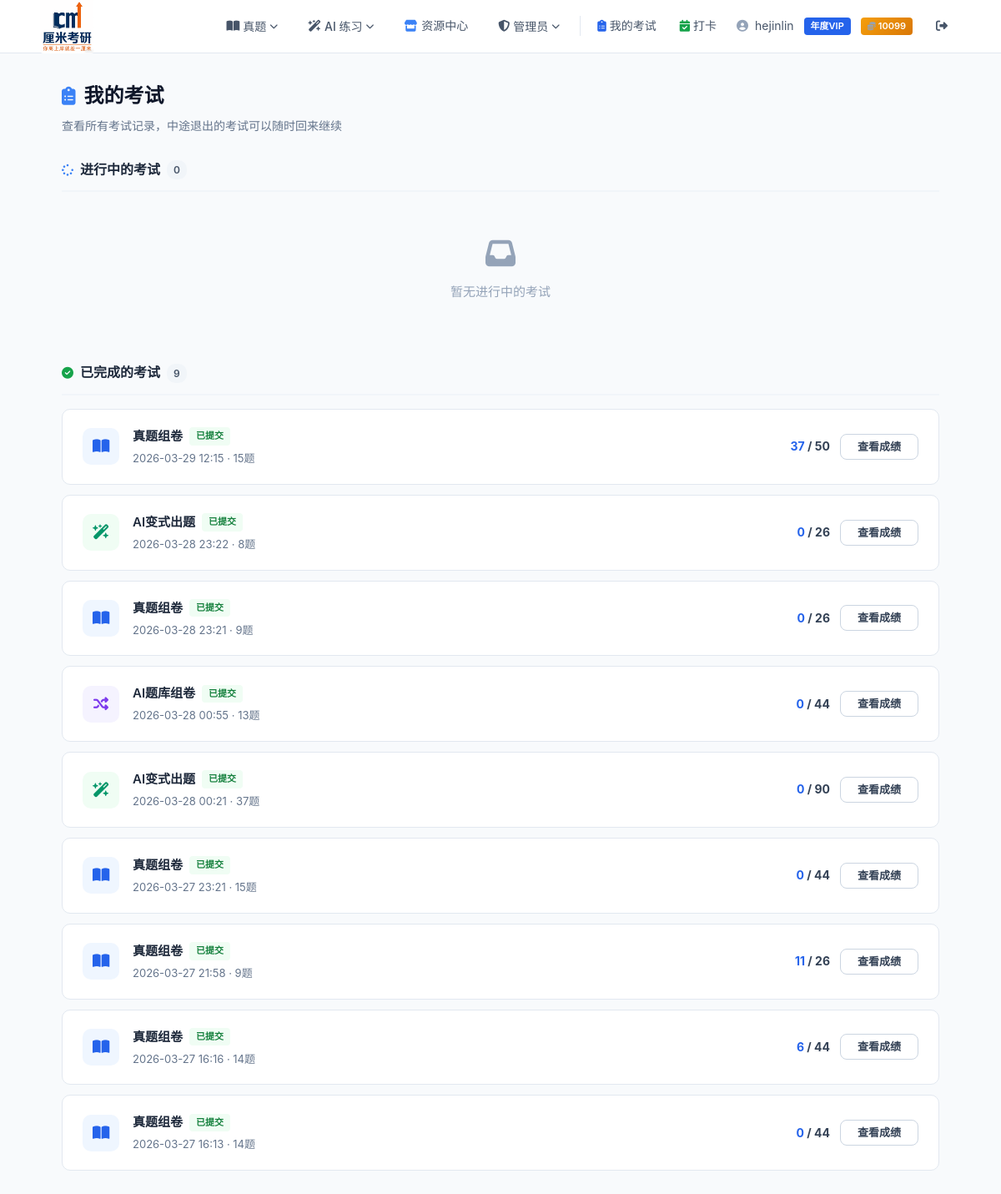
The app's page /my-exams/ (signed in) with its own data.
### user/models.py (models this page shows, shortened)
class User(AbstractUser):
    VIP_CHOICES = [
        (0, "普通用户"),
        (1, "月度VIP"),
        (2, "季度VIP"),
        (3, "年度VIP"),
    ]
    vip_level = models.IntegerField(choices=VIP_CHOICES, default=0, verbose_name="VIP等级")
    vip_start_date = models.DateTimeField(null=True, blank=True, verbose_name="VIP开通时间")
    vip_expire_date = models.DateTimeField(null=True, blank=True, verbose_name="VIP过期时间")
    email_verified = models.BooleanField(default=False, verbose_name="邮箱已验证")
    email_token = models.UUIDField(null=True, blank=True, verbose_name="验证令牌")
    coins = models.IntegerField(default=0, verbose_name="站内点数")
    class Meta:
        verbose_name = "用户"
        verbose_name_plural = "用户"
    def is_vip(self):
        if self.vip_level == 0:
            return False
        if self.vip_expire_date is None:
            return False
        from django.utils import timezone
        return self.vip_expire_date > timezone.now()

### zu_juan/models.py (models this page shows, shortened)
class Exam(models.Model):
    STATUS_CHOICES = [
        ("preview", "预览中"),
        ("taking", "作答中"),
        ("submitted", "已提交"),
    ]
    user = models.ForeignKey(settings.AUTH_USER_MODEL, on_delete=models.CASCADE, verbose_name="用户")
    created_at = models.DateTimeField(auto_now_add=True, verbose_name="创建时间")
    status = models.CharField(max_length=10, choices=STATUS_CHOICES, default="preview", verbose_name="状态")
    duration_seconds = models.IntegerField(default=0, verbose_name="作答时长(秒)")
    score = models.IntegerField(default=0, verbose_name="客观题得分")
    total_objective_score = models.IntegerField(default=0, verbose_name="客观题总分")
    choice_count = models.IntegerField(default=0, verbose_name="选择题数量")
    fill_count = models.IntegerField(default=0, verbose_name="填空题数量")
    judge_count = models.IntegerField(default=0, verbose_name="判断题数量")
    short_count = models.IntegerField(default=0, verbose_name="简答题数量")
    calc_count = models.IntegerField(default=0, verbose_name="计算题数量")
    draw_count = models.IntegerField(default=0, verbose_name="画图题数量")
    class Meta:
        verbose_name = "试卷"
        verbose_name_plural = "试卷"
        ordering = ["-created_at"]

### ai_test/models.py (models this page shows, shortened)
class AIExam(models.Model):
    STATUS_CHOICES = [
        ("pending", "生成中"),
        ("completed", "待练习"),
        ("taking", "作答中"),
        ("submitted", "已提交"),
    ]
    user = models.ForeignKey(settings.AUTH_USER_MODEL, on_delete=models.CASCADE, verbose_name="用户")
    subject = models.ForeignKey("kaoyan_app.Subject", on_delete=models.CASCADE, verbose_name="专业课")
    status = models.CharField(max_length=20, choices=STATUS_CHOICES, default="pending", verbose_name="状态")
    task_id = models.CharField(max_length=100, null=True, blank=True, verbose_name="异步任务ID")
    created_at = models.DateTimeField(auto_now_add=True, verbose_name="创建时间")
    completed_at = models.DateTimeField(null=True, blank=True, verbose_name="生成完成时间")
    started_at = models.DateTimeField(null=True, blank=True, verbose_name="开始作答时间")
    duration_seconds = models.IntegerField(default=0, verbose_name="作答时长(秒)")
    score = models.IntegerField(default=0, verbose_name="客观题得分")
    total_objective_score = models.IntegerField(default=0, verbose_name="客观题总分")
    choice_count = models.IntegerField(default=0, verbose_name="选择题数量")
    fill_count = models.IntegerField(default=0, verbose_name="填空题数量")
    judge_count = models.IntegerField(default=0, verbose_name="判断题数量")
    short_count = models.IntegerField(default=0, verbose_name="简答题数量")
    calc_count = models.IntegerField(default=0, verbose_name="计算题数量")
    draw_count = models.IntegerField(default=0, verbose_name="画图题数量")
    class Meta:
        verbose_name = "AI智能试卷"
        verbose_name_plural = "AI智能试卷"
        ordering = ["-created_at"]

class AIPracticeExam(models.Model):
    STATUS_CHOICES = [
        ("preview", "预览中"),
        ("taking", "作答中"),
        ("submitted", "已提交"),
    ]
    user = models.ForeignKey(settings.AUTH_USER_MODEL, on_delete=models.CASCADE, verbose_name="用户")
    created_at = models.DateTimeField(auto_now_add=True, verbose_name="创建时间")
    status = models.CharField(max_length=10, choices=STATUS_CHOICES, default="preview", verbose_name="状态")
    duration_seconds = models.IntegerField(default=0, verbose_name="作答时长(秒)")
    score = models.IntegerField(default=0, verbose_name="客观题得分")
    total_objective_score = models.IntegerField(default=0, verbose_name="客观题总分")
    choice_count = models.IntegerField(default=0, verbose_name="选择题数量")
    fill_count = models.IntegerField(default=0, verbose_name="填空题数量")
    judge_count = models.IntegerField(default=0, verbose_name="判断题数量")
    short_count = models.IntegerField(default=0, verbose_name="简答题数量")
    calc_count = models.IntegerField(default=0, verbose_name="计算题数量")
    draw_count = models.IntegerField(default=0, verbose_name="画图题数量")
    class Meta:
        verbose_name = "AI题库练习卷"
        verbose_name_plural = "AI题库练习卷"
        ordering = ["-created_at"]

### user/views.py (the view)
# urls.py: path("my-exams/", views.my_exams, name="my_exams"),
@login_required
def my_exams(request):
    from zu_juan.models import Exam
    from ai_test.models import AIPracticeExam, AIExam
    user = request.user
    exams = []
    for e in Exam.objects.filter(user=user).order_by("-created_at"):
        q_count = e.questions.count()
        answered = e.questions.exclude(user_answer__isnull=True).exclude(user_answer__exact="").count()
        exams.append({
            "type": "真题组卷",
            "type_icon": "fa-book-open",
            "type_color": "var(--blue-600)",
            "type_bg": "var(--blue-50)",
            "id": e.id,
            "created_at": e.created_at,
            "status": e.status,
            "status_label": dict(Exam.STATUS_CHOICES).get(e.status, e.status),
            "q_count": q_count,
            "answered": answered,
            "score": e.score,
            "total_score": e.total_objective_score,
            "resume_url": f"/exam/take/{e.id}/" if e.status == "taking" else (
                f"/exam/preview/{e.id}/" if e.status == "preview" else f"/exam/result/{e.id}/"),
            "resume_label": "继续作答" if e.status == "taking" else (
                "开始考试" if e.status == "preview" else "查看成绩"),
        })
    for e in AIPracticeExam.objects.filter(user=user).order_by("-created_at"):
        q_count = e.questions.count()
        answered = e.questions.exclude(user_answer__isnull=True).exclude(user_answer__exact="").count()
        exams.append({
            "type": "AI题库组卷",
            "type_icon": "fa-shuffle",
            "type_color": "#7c3aed",
            "type_bg": "#f5f3ff",
            "id": e.id,
            "created_at": e.created_at,
            "status": e.status,
            "status_label": dict(AIPracticeExam.STATUS_CHOICES).get(e.status, e.status),
            "q_count": q_count,
            "answered": answered,
            "score": e.score,
            "total_score": e.total_objective_score,
            "resume_url": f"/ai-test/practice/{e.id}/take/" if e.status == "taking" else (
                f"/ai-test/practice/{e.id}/preview/" if e.status == "preview" else f"/ai-test/practice/{e.id}/result/"),
            "resume_label": "继续作答" if e.status == "taking" else (
                "开始考试" if e.status == "preview" else "查看成绩"),
        })
    for e in AIExam.objects.filter(user=user).order_by("-created_at"):
        q_count = e.questions.count()
        answered = e.questions.exclude(user_answer__isnull=True).exclude(user_answer__exact="").count()
        if e.status == "pending":
            resume_url = None
            resume_label = "生成中..."
        elif e.status == "completed":
            resume_url = f"/ai-test/take/{e.id}/"
            resume_label = "开始练习"
        elif e.status == "taking":
            resume_url = f"/ai-test/take/{e.id}/"
            resume_label = "继续作答"
        else:  # submitted
            resume_url = f"/ai-test/result/{e.id}/"
            resume_label = "查看成绩"
        exams.append({
            "type": "AI变式出题",
            "type_icon": "fa-wand-magic-sparkles",
            "type_color": "#059669",
            "type_bg": "#f0fdf4",
            "id": e.id,
            "created_at": e.created_at,
            "status": e.status,
            "status_label": dict(AIExam.STATUS_CHOICES).get(e.status, e.status),
            "q_count": q_count,
            "answered": answered,
            "score": e.score,
            "total_score": e.total_objective_score,
            "resume_url": resume_url,
            "resume_label": resume_label,
        })
    exams.sort(key=lambda x: x["created_at"], reverse=True)
    in_progress = [e for e in exams if e["status"] in ("taking", "preview", "pending")]
    completed = [e for e in exams if e["status"] in ("submitted", "completed")]
    return render(request, "user/my_exams.html", {
        "in_progress": in_progress,
        "completed": completed,
        "has_active": any(e["status"] == "taking" for e in in_progress),
    })

### user/templates/user/my_exams.html (shortened to what this page needs)
{% extends "user/base.html" %}
{% block content %}
<div class="page-header">
    <div class="page-title"><i class="fa-solid fa-clipboard-list"></i> 我的考试</div>
    <p class="page-subtitle">查看所有考试记录，中途退出的考试可以随时回来继续</p>
</div>
<div class="exam-section">
    <div class="exam-section-title">
        <i class="fa-solid fa-spinner" style="color:var(--blue-500);"></i>
        进行中的考试
        <span class="count">{{ in_progress|length }}</span>
    </div>
    {% if in_progress %}
        {% for e in in_progress %}
        <div class="exam-card">
            <div class="ec-left">
                <div class="ec-type-icon" style="background:{{ e.type_bg }};color:{{ e.type_color }};">
                    <i class="fa-solid {{ e.type_icon }}"></i>
                </div>
                <div class="ec-info">
                    <h4>
                        {{ e.type }}
                        <span class="status-badge status-{{ e.status }}">
                            {% if e.status == "taking" %}<span class="pulsing-dot"></span>{% endif %}
                            {{ e.status_label }}
                        </span>
                    </h4>
                    <p>{{ e.created_at|date:"Y-m-d H:i" }} · {{ e.q_count }}题{% if e.answered is not None %} · 已答{{ e.answered }}题{% endif %}</p>
                </div>
            </div>
            <div class="ec-right">
                {% if e.resume_url %}
                <a href="{{ e.resume_url }}" class="btn btn-primary" style="padding:8px 20px;font-size:13px;">
                    {% if e.status == "taking" %}<i class="fa-solid fa-play"></i>{% endif %}
                    {{ e.resume_label }}
                </a>
                {% else %}
                <span class="btn btn-outline" style="padding:8px 20px;font-size:13px;opacity:0.6;cursor:default;">
                    <i class="fa-solid fa-clock"></i> {{ e.resume_label }}
                </span>
                {% endif %}
            </div>
        </div>
        {% endfor %}
    {% else %}
        <div class="empty-state" style="padding:40px;">
            <i class="fa-solid fa-inbox" style="font-size:36px;"></i>
            <p>暂无进行中的考试</p>
        </div>
    {% endif %}
</div>
<div class="exam-section">
    <div class="exam-section-title">
        <i class="fa-solid fa-circle-check" style="color:#16a34a;"></i>
        已完成的考试
        <span class="count">{{ completed|length }}</span>
    </div>
    {% if completed %}
        {% for e in completed %}
        <div class="exam-card">
            <div class="ec-left">
                <div class="ec-type-icon" style="background:{{ e.type_bg }};color:{{ e.type_color }};">
                    <i class="fa-solid {{ e.type_icon }}"></i>
                </div>
                <div class="ec-info">
                    <h4>
                        {{ e.type }}
                        <span class="status-badge status-{{ e.status }}">{{ e.status_label }}</span>
                    </h4>
                    <p>{{ e.created_at|date:"Y-m-d H:i" }} · {{ e.q_count }}题</p>
                </div>
            </div>
            <div class="ec-right">
                {% if e.score is not None %}
                <div class="ec-score"><span>{{ e.score }}</span> / {{ e.total_score }}</div>
                {% endif %}
                {% if e.resume_url %}
                <a href="{{ e.resume_url }}" class="btn btn-outline" style="padding:8px 20px;font-size:13px;">
                    {{ e.resume_label }}
                </a>
                {% endif %}
            </div>
        </div>
        {% endfor %}
    {% else %}
        <div class="empty-state" style="padding:40px;">
            <i class="fa-solid fa-inbox" style="font-size:36px;"></i>
            <p>暂无已完成的考试</p>
        </div>
    {% endif %}
</div>
{% endblock %}

### user/templates/user/base.html (shortened to what this page needs)
{% load static %}
<!DOCTYPE html>
<html lang="zh-CN">
<head>
    <link rel="stylesheet" href="https://cdnjs.cloudflare.com/ajax/libs/font-awesome/6.5.1/css/all.min.css">
</head>
<body>
    <nav class="navbar">
        <a href="{% url 'user:home' %}" class="logo">
            <img src="{% static 'images/CM.png' %}" alt="厘米考研" style="height:65px;width:auto;border-radius:4px;">
        </a>
        <div class="nav-links">
            <div class="nav-dropdown" onclick="this.classList.toggle('open')">
                <button class="nav-dropdown-toggle">
                    <i class="fa-solid fa-book-open"></i> 真题 <i class="fa-solid fa-chevron-down caret"></i>
                </button>
            </div>
            <div class="nav-dropdown" onclick="this.classList.toggle('open')">
                <button class="nav-dropdown-toggle">
                    <i class="fa-solid fa-wand-magic-sparkles"></i> AI 练习 <i class="fa-solid fa-chevron-down caret"></i>
                </button>
            </div>
            <a href="{% url 'res_center:list' %}" style="color:var(--gray-600); text-decoration:none; font-size:14px; font-weight:500; padding:8px 16px; border-radius:var(--radius); transition:all 0.2s; display:inline-flex; align-items:center; gap:5px;">
                <i class="fa-solid fa-store" style="color:var(--blue-500);"></i> 资源中心
            </a>
            {% if user.is_authenticated and user.is_staff %}
            <div class="nav-dropdown" onclick="this.classList.toggle('open')">
                <button class="nav-dropdown-toggle">
                    <i class="fa-solid fa-shield-halved"></i> 管理员 <i class="fa-solid fa-chevron-down caret"></i>
                </button>
            </div>
            {% endif %}
            {% if user.is_authenticated %}
                <a href="{% url 'user:my_exams' %}" style="color:var(--gray-600); text-decoration:none; font-size:14px; font-weight:500; padding:8px 12px; border-radius:var(--radius); transition:all 0.2s; display:inline-flex; align-items:center; gap:4px;">
                    <i class="fa-solid fa-clipboard-list" style="color:var(--blue-600);"></i> 我的考试
                </a>
                <a href="{% url 'user:checkin_calendar' %}" style="color:var(--gray-600); text-decoration:none; font-size:14px; font-weight:500; padding:8px 12px; border-radius:var(--radius); transition:all 0.2s; display:inline-flex; align-items:center; gap:4px;">
                    <i class="fa-solid fa-calendar-check" style="color:#16a34a;"></i> 打卡
                </a>
                <div class="nav-user">
                    <i class="fa-solid fa-circle-user"></i>
                    {{ user.username }}
                    {% if is_vip %}<span class="vip-tag">{{ vip_label }}</span>{% endif %}
                    <span class="coin-tag" style="background:linear-gradient(135deg,#f59e0b,#d97706);color:#fff;font-size:11px;font-weight:600;padding:2px 8px;border-radius:4px;margin-left:4px;display:inline-flex;align-items:center;gap:3px;">
                        <i class="fa-solid fa-coins" style="font-size:10px;"></i> {{ user_coins }}
                    </span>
                </div>
                <a href="{% url 'user:logout' %}" class="btn-ghost"><i class="fa-solid fa-right-from-bracket"></i></a>
            {% else %}
                <a href="{% url 'user:login' %}" class="btn btn-outline">登录</a>
                <a href="{% url 'user:register' %}" class="btn btn-primary">注册</a>
            {% endif %}
        </div>
    </nav>
    <div class="main-content">
        {% block content %}{% endblock %}
    </div>
</body>
</html>

### records on screen
User: username "hejinlin"
Exam: created_at "2026-03-29 12:15"
AIExam: created_at "2026-03-28 23:22"
Exam: created_at "2026-03-28 23:21"
AIPracticeExam: created_at "2026-03-28 00:55"
AIExam: created_at "2026-03-28 00:21"
Exam: created_at "2026-03-27 23:21"
Exam: created_at "2026-03-27 21:58"
Exam: created_at "2026-03-27 16:16"
Exam: created_at "2026-03-27 16:13"

### other values on screen
{{ vip_label }} "年度VIP"
{{ user_coins }} "10099"
{{ in_progress|length }} "0"
{{ completed|length }} "9"
{{ e.type }} "真题组卷" "AI变式出题" "真题组卷" "AI题库组卷" "AI变式出题" "真题组卷" "真题组卷" "真题组卷" "真题组卷"
{{ e.status_label }} "已提交" "已提交" "已提交" "已提交" "已提交" "已提交" "已提交" "已提交" "已提交"
{{ e.q_count }} "15" "8" "9" "13" "37" "15" "9" "14" "14"
{{ e.score }} "37" "0" "0" "0" "0" "0" "11" "6" "0"
{{ e.total_score }} "50" "26" "26" "44" "90" "44" "26" "44" "44"
{{ e.resume_label }} "查看成绩" "查看成绩" "查看成绩" "查看成绩" "查看成绩" "查看成绩" "查看成绩" "查看成绩" "查看成绩"
